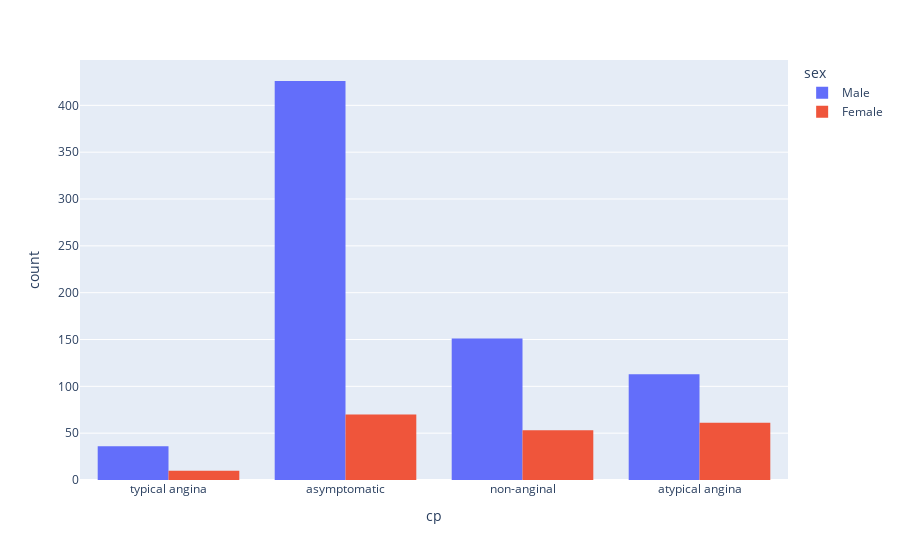

The cell this chart's notebook holds for it:
### Code cell
fig = px.histogram(df, x='cp', color='sex', barmode='group')
fig.show()

### Figure 1 — Plotly figure (JSON) as saved in the notebook; plotly's stock layout.template omitted (floating-point values rounded to 4 significant figures; data arrays with more than 128 entries replaced by an {"elided": "..."} marker saying what was removed)
{"data": [{"alignmentgroup": "True", "bingroup": "x", "hovertemplate": "sex=Male<br>cp=%{x}<br>count=%{y}<extra></extra>", "legendgroup": "Male", "marker": {"color": "#636efa", "pattern": {"shape": ""}}, "name": "Male", "offsetgroup": "Male", "orientation": "v", "showlegend": true, "type": "histogram", "x": {"elided": "726 str values"}, "xaxis": "x", "yaxis": "y"}, {"alignmentgroup": "True", "bingroup": "x", "hovertemplate": "sex=Female<br>cp=%{x}<br>count=%{y}<extra></extra>", "legendgroup": "Female", "marker": {"color": "#EF553B", "pattern": {"shape": ""}}, "name": "Female", "offsetgroup": "Female", "orientation": "v", "showlegend": true, "type": "histogram", "x": {"elided": "194 str values"}, "xaxis": "x", "yaxis": "y"}], "layout": {"barmode": "group", "legend": {"title": {"text": "sex"}, "tracegroupgap": 0}, "margin": {"t": 60}, "xaxis": {"anchor": "y", "domain": [0, 1], "title": {"text": "cp"}}, "yaxis": {"anchor": "x", "domain": [0, 1], "title": {"text": "count"}}}}
